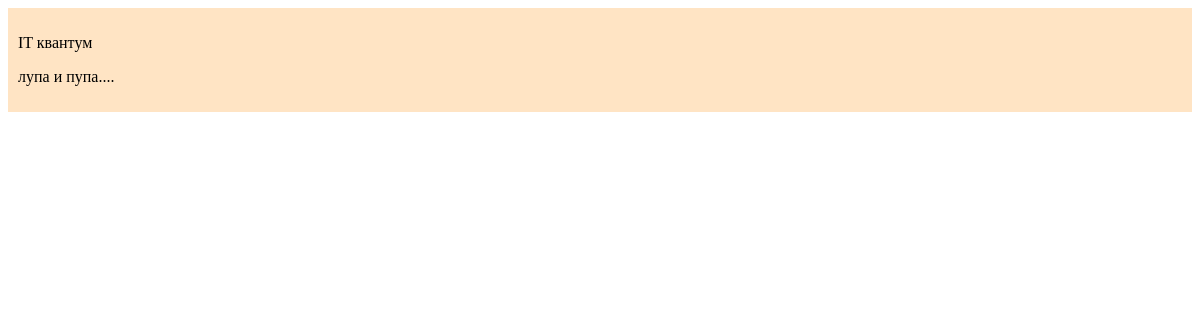
Before: /kvantum/1 with the older database file.
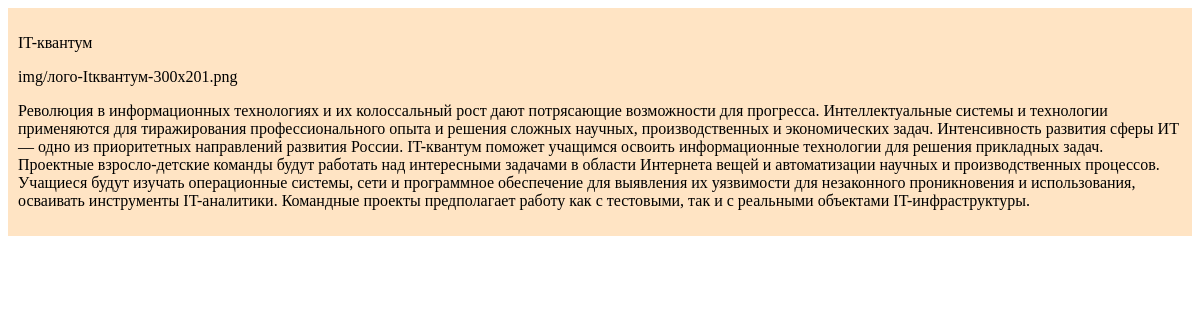
After: the same page with the newer database file.
### kvant_projects/apps/kvant_proj/models.py (models this page shows, shortened)
class Kvantum(models.Model):
    kvantum = models.CharField(max_length=50, verbose_name='квантум')
    description = models.CharField(max_length=10000, verbose_name='описание квантума')
    kvantum_logo = models.ImageField(upload_to="img", verbose_name='логотип квантума', blank=True)
    class Meta:
        verbose_name = 'Квантум'
        verbose_name_plural = 'Квантумы'

### kvant_projects/apps/kvant_proj/views.py (the view)
# urls.py: re_path(r'^kvantum/(?P<kvantum_id>\d+)$', kvantum, name='kvantum'),
def kvantum(request, kvantum_id):
    kvant = Kvantum.objects.get(id=kvantum_id)
    context = {
        "kvant": kvant
    }
    return render(request, 'kvantum.html', context)

### kvant_projects/apps/kvant_proj/templates/kvantum.html
{% extends 'index.html' %}
{% block content %}
    <div style="background: bisque; padding: 10px">
        <p>{{ kvant.kvantum }} </p>
        {{ kvant.kvantum_logo }}
        <p>{{ kvant.description }}</p>
    </div>
{% endblock %}

Changed rows visible on the page:
changed Kvantum: kvantum "IT квантум" → "IT-квантум"; kvantum_logo (not shown) → "img/лого-Itквантум-300x201.png"; description "лупа и пупа...." → "Революция в информационных технологиях и их колоссальный рост дают потрясающие возможности для прогресса. Интеллектуальные системы и технологии применяются для тиражирования профессионального опыта и решения сложных научных, производственных и экономических задач. Интенсивность развития сферы ИТ — одно из приоритетных направлений развития России. IT-квантум поможет учащимся освоить информационные технологии для решения прикладных задач. Проектные взросло-детские команды будут работать над интересными задачами в области Интернета вещей и автоматизации научных и производственных процессов. Учащиеся будут изучать операционные системы, сети и программное обеспечение для выявления их уязвимости…"
